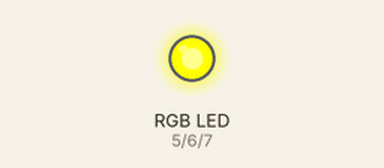
This sketch was run on a simulated Arduino Uno, built with avr-gcc and run on an emulated ATmega328P. Shown: an RGB LED mixed from three pins (HIGH = lit).

Above: at 0.5 s.
At 1.5 s:
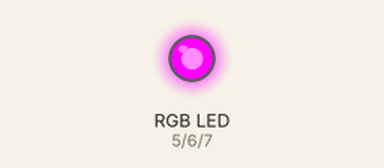
At 5.5 s:
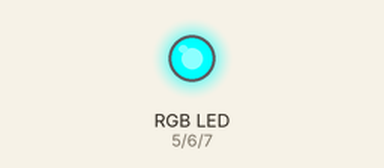
Timing chart, 0 to 6.9 s (numbered marks = the images above):
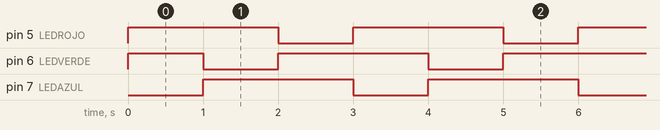

The sketch:

LED_RGB.ino
```cpp
int LEDROJO = 5;
int LEDVERDE = 6;
int LEDAZUL = 7;


void setup() {

  pinMode(LEDROJO, OUTPUT);
  pinMode(LEDVERDE, OUTPUT);
  pinMode(LEDAZUL, OUTPUT);

  Serial.begin(9600);
}

void color(int rojo, int verde, int azul) {
  analogWrite(LEDROJO, rojo);  // Ajusta el valor del pin rojo
  analogWrite(LEDVERDE, verde); // Ajusta el valor del pin verde
  analogWrite(LEDAZUL, azul);  // Ajusta el valor del pin azul
}

void loop() {
  color(255, 255, 0);
  delay(1000);
  color(255, 0, 255);
  delay(1000);
  color(0, 255, 255);
  delay(1000);
  }
```

Measured:
- by itself, pin 5 (LEDROJO), pin 7 (LEDAZUL): alternates HIGH for 2.0 s and LOW for 1.0 s
- by itself, pin 6 (LEDVERDE): repeats every 3.0 s: LOW 1.0 s, HIGH 2.0 s
- by itself, everything shown: repeats every 3.0 s, in 3 steps
